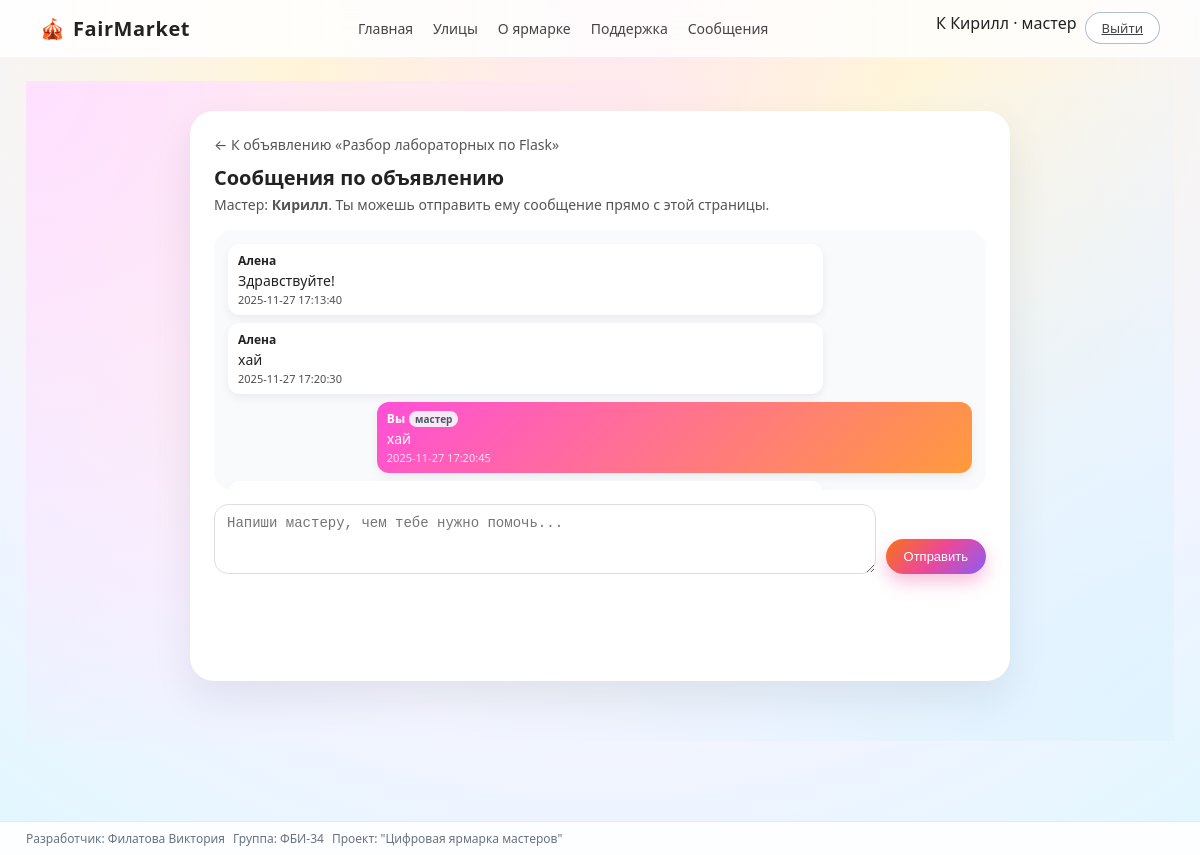
Page /ad/1/chat (signed in) on the committed database.
### app.py (models this page shows)
class Ad(db.Model):
    __tablename__ = "ads"
    id = db.Column(db.Integer, primary_key=True)
    title = db.Column(db.String(200), nullable=False)
    text = db.Column(db.Text, nullable=False)
    author_name = db.Column(db.String(120))
    pavilion_id = db.Column(
        db.Integer,
        db.ForeignKey("pavilions.id"),
        nullable=False,
    )
    master_id = db.Column(
        db.Integer,
        db.ForeignKey("users.id"),
        nullable=True,
    )
    master = db.relationship("User", foreign_keys=[master_id])
    @property
    def master_display_name(self):
        if self.master and self.master.username:
            return self.master.username
        if self.author_name:
            return self.author_name
        return "Мастер"

class User(db.Model):
    __tablename__ = "users"
    id = db.Column(db.Integer, primary_key=True)
    username = db.Column(db.String(120), nullable=False)
    email = db.Column(db.String(120), unique=True, nullable=False)
    password = db.Column(db.String(200), nullable=False)  # тут хеш
    role = db.Column(db.String(20), nullable=False, default="user")  # user/master/admin

class AdMessage(db.Model):
    __tablename__ = "ad_messages"
    id = db.Column(db.Integer, primary_key=True)
    ad_id = db.Column(db.Integer, db.ForeignKey("ads.id"), nullable=False)
    sender_id = db.Column(db.Integer, db.ForeignKey("users.id"), nullable=False)
    receiver_id = db.Column(db.Integer, db.ForeignKey("users.id"), nullable=False)
    text = db.Column(db.Text, nullable=False)
    created_at = db.Column(db.DateTime, server_default=db.func.now())
    is_read = db.Column(db.Boolean, default=False, nullable=False)

### app.py (the view, shortened to what this page needs)
@app.route("/ad/<int:ad_id>/chat", methods=["GET", "POST"])
def ad_chat(ad_id):
    if "user_id" not in session:
        return redirect(url_for("login"))
    user_id = session["user_id"]
    ad = Ad.query.get_or_404(ad_id)
    master_id = ad.master_id
    if master_id is None:
        flash("У этого объявления ещё не назначен мастер.", "error")
        return redirect(url_for("ad_page", ad_id=ad.id))
    client_id = request.args.get("client_id", type=int)
    if not client_id:
        last_msg = (
            AdMessage.query.filter_by(ad_id=ad.id)
            .order_by(AdMessage.created_at.desc())
            .first()
        )
        if last_msg:
            if last_msg.sender_id != master_id:
                client_id = last_msg.sender_id
            elif last_msg.receiver_id != master_id:
                client_id = last_msg.receiver_id
    participants = {master_id, client_id}
    AdMessage.query.filter(
        AdMessage.ad_id == ad.id,
        AdMessage.receiver_id == user_id,
        AdMessage.sender_id == client_id,
        AdMessage.is_read.is_(False),
    ).update({"is_read": True}, synchronize_session=False)
    db.session.commit()
    recalc_unread_total()
    messages = (
        AdMessage.query.filter(
            AdMessage.ad_id == ad.id,
            AdMessage.sender_id.in_(participants),
            AdMessage.receiver_id.in_(participants),
        )
        .order_by(AdMessage.created_at)
        .all()
    )
    user_ids = {m.sender_id for m in messages} | {m.receiver_id for m in messages}
    users = User.query.filter(User.id.in_(user_ids)).all() if user_ids else []
    users_map = {u.id: u.username for u in users}
    fio, group = get_student_info()
    return render_template(
        "ad_chat.html",
        ad=ad,
        messages=messages,
        users_map=users_map,
        current_user_id=user_id,
        master_id=master_id,
        fio=fio,
        group=group,
    )

### app.py (called while the page is built, shortened)
def get_student_info():
    return "Филатова Виктория", "ФБИ-34"

def recalc_unread_total():
    if "user_id" not in session:
        session["unread_total"] = 0
        return
    user_id = session["user_id"]
    role = session.get("user_role")
    if role == "master":
        ads = Ad.query.filter_by(master_id=user_id).all()
        if not ads:
            session["unread_total"] = 0
            return
        ad_ids = [a.id for a in ads]
        unread_total = AdMessage.query.filter(
            AdMessage.ad_id.in_(ad_ids),
            AdMessage.receiver_id == user_id,
            AdMessage.is_read.is_(False),
        ).count()
        session["unread_total"] = unread_total
        return
    unread_total = AdMessage.query.filter_by(
        receiver_id=user_id,
        is_read=False,
    ).count()
    session["unread_total"] = unread_total

def recalc_admin_counters():
    if session.get("user_role") != "admin":
        session["admin_requests"] = 0
        session["admin_support_new"] = 0
        return

@app.before_request
def auto_update_unread():
    if "user_id" in session:
        recalc_unread_total()
        recalc_support_badge()
        recalc_admin_counters()
    else:
        session["unread_total"] = 0
        session["support_unread"] = 0
        session["admin_support_new"] = 0
        session["admin_requests"] = 0

### templates/ad_chat.html (shortened to what this page needs)
{% extends "base.html" %}
{% block content %}
<div class="ad-chat-wrapper">
    <div class="ad-chat-card">
        <a href="javascript:history.back()" class="ad-chat-back">
            ← К объявлению «{{ ad.title }}»
        </a>
        <div class="ad-chat-header">
            <div class="ad-chat-header-title">Сообщения по объявлению</div>
            <div class="ad-chat-header-sub">
                Мастер: <b>{{ ad.master_display_name }}</b>.
                Ты можешь отправить ему сообщение прямо с этой страницы.
            </div>
        </div>
        <div class="ad-chat-area">
            {% if messages and messages|length %}
                {% for m in messages %}
                    {% set is_mine = (m.sender_id == current_user_id) %}
                    <div class="ad-chat-msg {% if is_mine %}me{% endif %}">
                        <div class="ad-chat-msg-author">
                            {% if is_mine %}
                                Вы
                            {% else %}
                                {{ users_map.get(m.sender_id, 'Пользователь') }}
                            {% endif %}
                            {% if m.sender_id == master_id %}
                                <span class="ad-chat-badge">мастер</span>
                            {% endif %}
                        </div>
                        <div>{{ m.text }}</div>
                        {% if m.created_at %}
                            <div class="ad-chat-msg-time">
                                {{ m.created_at }}
                            </div>
                        {% endif %}
                    </div>
                {% endfor %}
            {% else %}
                <div class="ad-chat-empty">
                    Пока сообщений нет. Напиши мастеру первым — опиши задачу, сроки
                    и удобный формат связи.
                </div>
            {% endif %}
        </div>
        <form class="ad-chat-form"
              method="POST"
              action="{{ url_for('ad_chat', ad_id=ad.id) }}">
            <textarea
                name="message"
                class="ad-chat-input"
                placeholder="Напиши мастеру, чем тебе нужно помочь..."
                required
            ></textarea>
            <button type="submit" class="btn btn-primary ad-chat-send">
                Отправить
            </button>
        </form>
    </div>
</div>
{% endblock %}

### static/style.css (style rules this page uses)
*, *::before, *::after { box-sizing: border-box; }
body { margin: 0; font-family: system-ui, -apple-system, BlinkMacSystemFont, "Segoe UI", sans-serif; background: radial-gradient(circle at top, #ffe6f3 0, #fff5d9 30%, #f3f4ff 70%, #e0f7ff 100%); color: #222; }
.btn { border-radius: 999px; padding: 6px 16px; font-size: 13px; border: 1px solid transparent; cursor: pointer; transition: transform .12s ease-out, box-shadow .12s ease-out, background .12s ease-out, color .12s ease-out; white-space: nowrap; }
.btn-primary { background: linear-gradient(135deg, #f97316, #ec4899, #8b5cf6); color: #fff; box-shadow: 0 8px 18px rgba(236, 72, 153, 0.35); }

### templates/ad_chat.html (style rules this page uses)
.ad-chat-wrapper { min-height: calc(100vh - 140px); padding: 30px 20px 60px; background: radial-gradient(circle at 0 0, #ffe0ff 0, transparent 55%), radial-gradient(circle at 100% 100%, #e0f3ff 0, transparent 55%); display: flex; justify-content: center; }
.ad-chat-card { max-width: 820px; width: 100%; background: #fff; border-radius: 24px; box-shadow: 0 18px 40px rgba(15,23,42,0.08); padding: 22px 24px 20px; }
.ad-chat-back { display: inline-block; margin-bottom: 10px; font-size: 14px; color: #555; text-decoration: none; transition: .2s; }
.ad-chat-header-title { font-size: 20px; font-weight: 800; margin-bottom: 4px; }
.ad-chat-header-sub { font-size: 14px; color: #555; margin-bottom: 16px; }
.ad-chat-area { border-radius: 18px; background: #f9fafb; padding: 14px 14px 10px; margin-bottom: 14px; max-height: 260px; overflow-y: auto; font-size: 14px; }
.ad-chat-msg { max-width: 80%; padding: 8px 10px; border-radius: 12px; margin-bottom: 8px; background: #ffffff; box-shadow: 0 4px 10px rgba(15,23,42,0.06); }
.ad-chat-msg.me { margin-left: auto; background: linear-gradient(135deg,#ff4fd8,#ff9a3c); color: #fff; }
.ad-chat-msg-author { font-size: 12px; font-weight: 600; margin-bottom: 2px; display: flex; align-items: center; gap: 4px; }
.ad-chat-badge { font-size: 10px; padding: 1px 6px; border-radius: 999px; background: rgba(248,250,252,0.9); color: #4b5563; }
.ad-chat-msg-time { font-size: 11px; opacity: .8; margin-top: 2px; }
.ad-chat-form { display: grid; grid-template-columns: minmax(0, 1fr) auto; gap: 10px; align-items: flex-end; }
.ad-chat-input { width: 100%; border-radius: 14px; border: 1px solid #ddd; padding: 10px 12px; font-size: 14px; resize: vertical; min-height: 70px; outline: none; transition: border-color .2s, box-shadow .2s, background .2s; background: rgba(255,255,255,0.95); }
.ad-chat-send { padding: 10px 18px; border-radius: 999px; border: none; cursor: pointer; }

### rows in the picture
Ad: title "Разбор лабораторных по Flask"
User: master_display_name "Кирилл"
AdMessage: text "Здравствуйте!", created_at "2025-11-27 17:13:40"
User: get "Алена"
AdMessage: text "хай", created_at "2025-11-27 17:20:30"
AdMessage: shows "Вы", shows "мастер", text "хай", created_at "2025-11-27 17:20:45"

### other values in the picture
{{ session.get('username', '?')[0] | upper }} "К"
{{ session.get('username', 'Гость') }} "Кирилл"
{{ fio|default('Филатова Виктория') }} "Филатова Виктория"
{{ group|default('ФБИ-34') }} "ФБИ-34"
